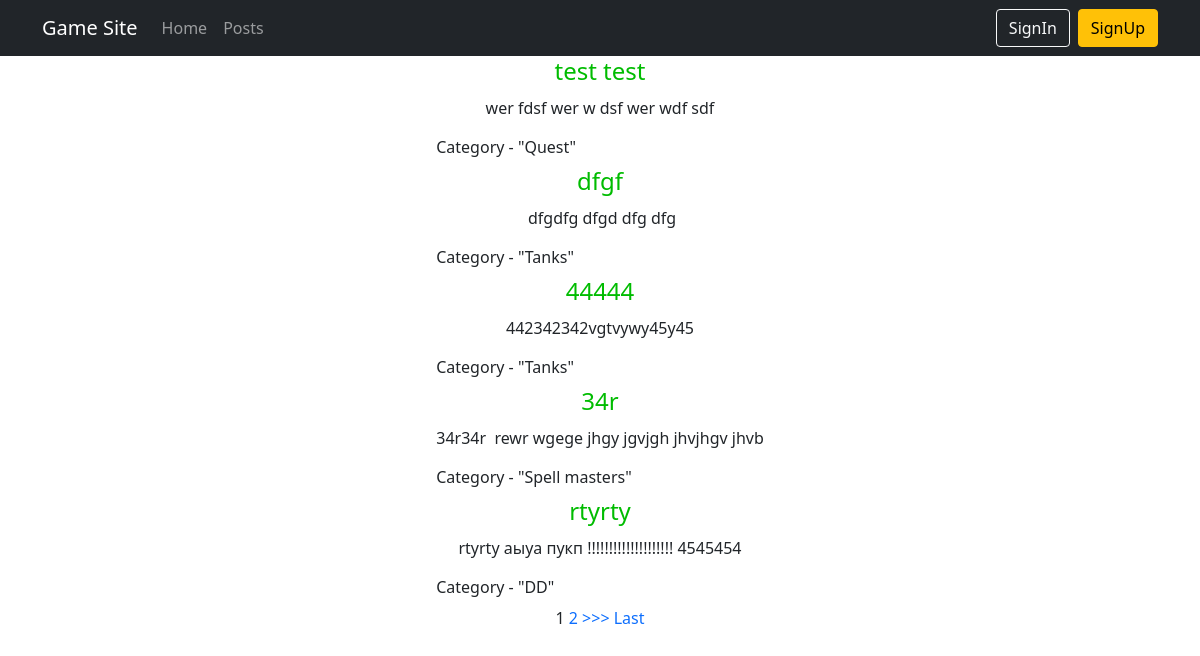
The page /posts/ on the database as committed earlier.
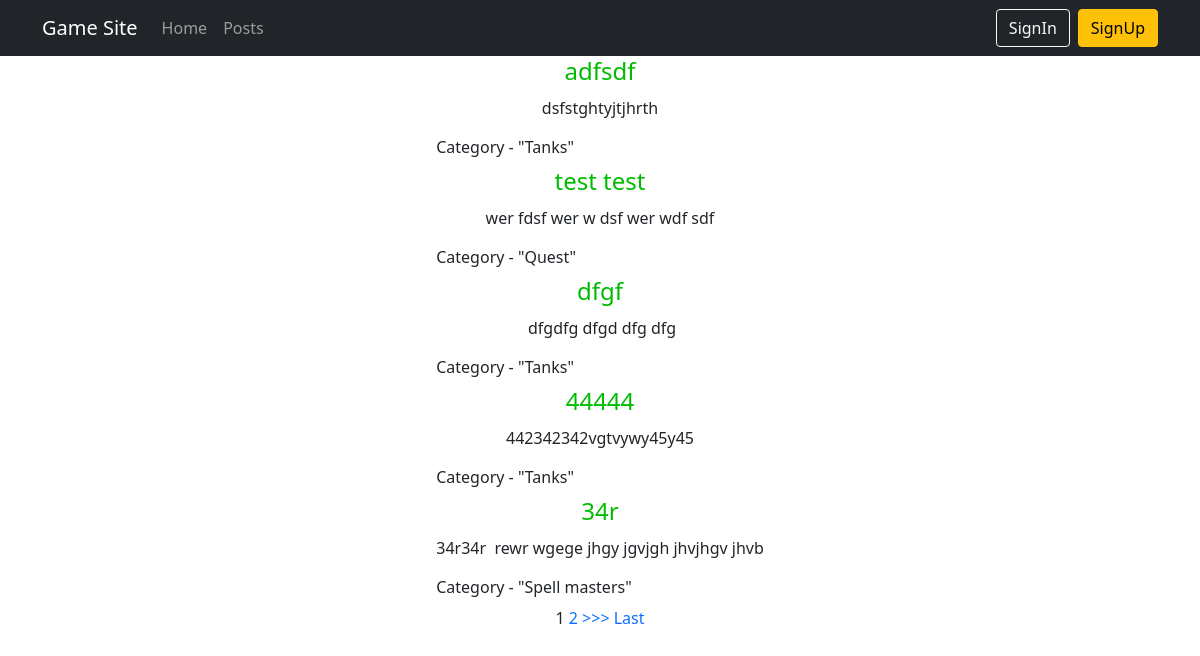
The same page on the database as committed later.
### ads/models.py (models this page shows, shortened)
class Post(models.Model):
    TYPE = (
        ('tank', 'Tanks'),
        ('heal', 'Heals'),
        ('dd', 'DD'),
        ('buyers', 'Merchants'),
        ('gildmaster', 'Gildmasters'),
        ('quest', 'Quest'),
        ('smith', 'Blacksmiths'),
        ('tanner', 'Tanners'),
        ('potion', 'Potions'),
        ('spellmaster', 'Spell masters'),
    )
    author = models.ForeignKey(User, on_delete=models.CASCADE, default=None, blank=True)
    title = models.CharField(max_length=64, unique=True)
    category = models.CharField(max_length=16, choices=TYPE, default='tank')
    content = RichTextUploadingField(blank=True, null=True)

### ads/views.py (the view)
# urls.py: path('posts/', PostsView.as_view(), name='posts'),
class PostsView(ListView):
    model = Post
    template_name = 'ads/posts.html'
    context_object_name = 'posts'
    ordering = ['-id']
    paginate_by = 5

### templates/ads/posts.html (shortened to what this page needs)
{% extends 'index.html' %}
{% block content %}
<table align="center">
    {% for post in posts %}
    <tr>
        <td>
            <h4 align="center">
                <a href="{% url 'post_detail' post.id %}" style="color: #00bc00">{{ post.title }}</a>
            </h4>
        </td>
    </tr>
    <tr>
        <td>
            {{ post.content|safe }}
        </td>
    </tr>
    <tr>
        <td>
            <h6 align="left">
                Category - "{{ post.get_category_display }}"
            </h6>
        </td>
    </tr>
    {% endfor %}
</table>
{% if is_paginated %}
{% for num in page_obj.paginator.page_range %}
{% if page_obj.number == num %}
<a>{{ num }}</a>
{% elif num > page_obj.number|add:'-3' and num < page_obj.number|add:'3' %}
<a href="?page={{ num }}">{{ num }}</a>
{% endif %}
{% endfor %}
{% if page_obj.has_next %}
<a href="?page={{ page_obj.next_page_number }}">>>></a>
<a href="?page={{ page_obj.paginator.num_pages }}">Last</a>
{% endif %}
{% endif %}
{% endblock %}

Rows that differ between the two databases and show on the page:
removed Post: title "rtyrty", content "rtyrty аыуа пукп !!!!!!!!!!!!!!!!!!!! 4545454", category "DD"
added Post: title "adfsdf", content "dsfstghtyjtjhrth", category "Tanks"
